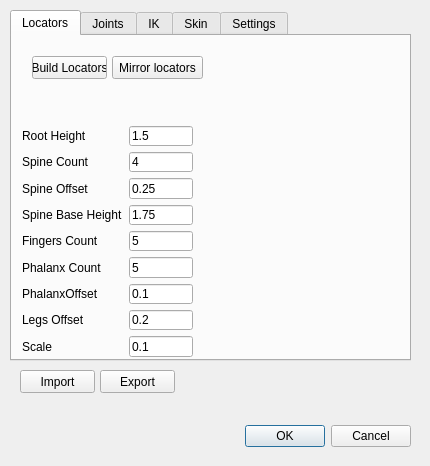
<?xml version="1.0" encoding="UTF-8"?>
<ui version="4.0">
 <class>Dialog</class>
 <widget class="QDialog" name="Dialog">
  <property name="geometry">
   <rect>
    <x>0</x>
    <y>0</y>
    <width>430</width>
    <height>466</height>
   </rect>
  </property>
  <property name="windowTitle">
   <string>Rigging Toolkit</string>
  </property>
  <widget class="QDialogButtonBox" name="buttonBox">
   <property name="geometry">
    <rect>
     <x>70</x>
     <y>420</y>
     <width>341</width>
     <height>32</height>
    </rect>
   </property>
   <property name="orientation">
    <enum>Qt::Horizontal</enum>
   </property>
   <property name="standardButtons">
    <set>QDialogButtonBox::Cancel|QDialogButtonBox::Ok</set>
   </property>
  </widget>
  <widget class="QTabWidget" name="tabWidget">
   <property name="geometry">
    <rect>
     <x>10</x>
     <y>10</y>
     <width>401</width>
     <height>351</height>
    </rect>
   </property>
   <property name="currentIndex">
    <number>0</number>
   </property>
   <widget class="QWidget" name="tab">
    <attribute name="title">
     <string>Locators</string>
    </attribute>
    <widget class="QPushButton" name="L_BuildLocators">
     <property name="geometry">
      <rect>
       <x>20</x>
       <y>20</y>
       <width>75</width>
       <height>23</height>
      </rect>
     </property>
     <property name="text">
      <string>Build Locators</string>
     </property>
    </widget>
    <widget class="QWidget" name="formLayoutWidget_2">
     <property name="geometry">
      <rect>
       <x>10</x>
       <y>90</y>
       <width>171</width>
       <height>231</height>
      </rect>
     </property>
     <layout class="QFormLayout" name="formLayout_2">
      <item row="0" column="0">
       <widget class="QLabel" name="rootHeightLabel">
        <property name="text">
         <string>Root Height</string>
        </property>
       </widget>
      </item>
      <item row="0" column="1">
       <widget class="QLineEdit" name="rootHeightLineEdit">
        <property name="text">
         <string>1.5</string>
        </property>
       </widget>
      </item>
      <item row="1" column="0">
       <widget class="QLabel" name="spineCountLabel">
        <property name="text">
         <string>Spine Count</string>
        </property>
       </widget>
      </item>
      <item row="1" column="1">
       <widget class="QLineEdit" name="spineCountLineEdit">
        <property name="text">
         <string>4</string>
        </property>
       </widget>
      </item>
      <item row="2" column="0">
       <widget class="QLabel" name="spineOffsetLabel">
        <property name="text">
         <string>Spine Offset</string>
        </property>
       </widget>
      </item>
      <item row="2" column="1">
       <widget class="QLineEdit" name="spineOffsetLineEdit">
        <property name="text">
         <string>0.25</string>
        </property>
       </widget>
      </item>
      <item row="3" column="0">
       <widget class="QLabel" name="spineBaseHeightLabel">
        <property name="text">
         <string>Spine Base Height</string>
        </property>
       </widget>
      </item>
      <item row="3" column="1">
       <widget class="QLineEdit" name="spineBaseHeightLineEdit">
        <property name="text">
         <string>1.75</string>
        </property>
       </widget>
      </item>
      <item row="4" column="0">
       <widget class="QLabel" name="fingersCountLabel">
        <property name="text">
         <string>Fingers Count</string>
        </property>
       </widget>
      </item>
      <item row="4" column="1">
       <widget class="QLineEdit" name="fingersCountLineEdit">
        <property name="text">
         <string>5</string>
        </property>
       </widget>
      </item>
      <item row="5" column="0">
       <widget class="QLabel" name="phalanxCountLabel">
        <property name="text">
         <string>Phalanx Count</string>
        </property>
       </widget>
      </item>
      <item row="5" column="1">
       <widget class="QLineEdit" name="phalanxCountLineEdit">
        <property name="text">
         <string>5</string>
        </property>
       </widget>
      </item>
      <item row="6" column="0">
       <widget class="QLabel" name="phalanxOffsetLabel">
        <property name="text">
         <string>PhalanxOffset</string>
        </property>
       </widget>
      </item>
      <item row="6" column="1">
       <widget class="QLineEdit" name="phalanxOffsetLineEdit">
        <property name="text">
         <string>0.1</string>
        </property>
       </widget>
      </item>
      <item row="7" column="0">
       <widget class="QLabel" name="legsOffsetLabel">
        <property name="text">
         <string>Legs Offset</string>
        </property>
       </widget>
      </item>
      <item row="7" column="1">
       <widget class="QLineEdit" name="legsOffsetLineEdit">
        <property name="text">
         <string>0.2</string>
        </property>
       </widget>
      </item>
      <item row="8" column="0">
       <widget class="QLabel" name="scaleLabel">
        <property name="text">
         <string>Scale</string>
        </property>
       </widget>
      </item>
      <item row="8" column="1">
       <widget class="QLineEdit" name="scaleLineEdit">
        <property name="text">
         <string>0.1</string>
        </property>
       </widget>
      </item>
     </layout>
    </widget>
    <widget class="QPushButton" name="L_MirrorLocators">
     <property name="geometry">
      <rect>
       <x>100</x>
       <y>20</y>
       <width>91</width>
       <height>23</height>
      </rect>
     </property>
     <property name="text">
      <string>Mirror locators</string>
     </property>
    </widget>
   </widget>
   <widget class="QWidget" name="tab_2">
    <attribute name="title">
     <string>Joints</string>
    </attribute>
    <widget class="QPushButton" name="J_GenerateJoints">
     <property name="geometry">
      <rect>
       <x>20</x>
       <y>20</y>
       <width>101</width>
       <height>23</height>
      </rect>
     </property>
     <property name="text">
      <string>Generate Joints</string>
     </property>
    </widget>
    <widget class="QPushButton" name="J_OrientJoints">
     <property name="geometry">
      <rect>
       <x>20</x>
       <y>50</y>
       <width>101</width>
       <height>23</height>
      </rect>
     </property>
     <property name="text">
      <string>Orient Joints</string>
     </property>
    </widget>
    <widget class="QWidget" name="formLayoutWidget_3">
     <property name="geometry">
      <rect>
       <x>19</x>
       <y>90</y>
       <width>151</width>
       <height>221</height>
      </rect>
     </property>
     <layout class="QFormLayout" name="formLayout_3">
      <item row="0" column="0">
       <widget class="QLabel" name="rigNameLabel">
        <property name="text">
         <string>Rig Name</string>
        </property>
       </widget>
      </item>
      <item row="0" column="1">
       <widget class="QLineEdit" name="rigNameLineEdit">
        <property name="text">
         <string>BaseJointRig</string>
        </property>
       </widget>
      </item>
     </layout>
    </widget>
   </widget>
   <widget class="QWidget" name="zd">
    <attribute name="title">
     <string>IK</string>
    </attribute>
    <widget class="QComboBox" name="comboBox">
     <property name="geometry">
      <rect>
       <x>20</x>
       <y>30</y>
       <width>69</width>
       <height>22</height>
      </rect>
     </property>
     <item>
      <property name="text">
       <string>ikRPsolver </string>
      </property>
     </item>
     <item>
      <property name="text">
       <string>ikSCsolver</string>
      </property>
     </item>
     <item>
      <property name="text">
       <string>ikSplineSolver</string>
      </property>
     </item>
    </widget>
    <widget class="QWidget" name="formLayoutWidget">
     <property name="geometry">
      <rect>
       <x>20</x>
       <y>60</y>
       <width>160</width>
       <height>54</height>
      </rect>
     </property>
     <layout class="QFormLayout" name="formLayout">
      <item row="0" column="0">
       <widget class="QPushButton" name="IK_FromJoint">
        <property name="text">
         <string>From Joint</string>
        </property>
       </widget>
      </item>
      <item row="0" column="1">
       <widget class="QLineEdit" name="FromJointlineEdit"/>
      </item>
      <item row="1" column="0">
       <widget class="QPushButton" name="IK_ToJoint">
        <property name="text">
         <string>To Joint</string>
        </property>
       </widget>
      </item>
      <item row="1" column="1">
       <widget class="QLineEdit" name="ToJointlineEdit"/>
      </item>
     </layout>
    </widget>
    <widget class="QTextEdit" name="textEdit">
     <property name="geometry">
      <rect>
       <x>20</x>
       <y>180</y>
       <width>311</width>
       <height>131</height>
      </rect>
     </property>
    </widget>
    <widget class="QPushButton" name="pushButton_9">
     <property name="geometry">
      <rect>
       <x>20</x>
       <y>140</y>
       <width>75</width>
       <height>23</height>
      </rect>
     </property>
     <property name="text">
      <string>Add Handle</string>
     </property>
    </widget>
   </widget>
   <widget class="QWidget" name="tab_4">
    <attribute name="title">
     <string>Skin</string>
    </attribute>
   </widget>
   <widget class="QWidget" name="tab_3">
    <attribute name="title">
     <string>Settings</string>
    </attribute>
    <widget class="QWidget" name="formLayoutWidget_4">
     <property name="geometry">
      <rect>
       <x>20</x>
       <y>30</y>
       <width>211</width>
       <height>271</height>
      </rect>
     </property>
     <layout class="QFormLayout" name="formLayout_4">
      <item row="0" column="0">
       <widget class="QLabel" name="locatorsGroupNameLabel">
        <property name="text">
         <string>Locators Group Name</string>
        </property>
       </widget>
      </item>
      <item row="0" column="1">
       <widget class="QLineEdit" name="locatorsGroupNameLineEdit">
        <property name="text">
         <string>Locators</string>
        </property>
       </widget>
      </item>
     </layout>
    </widget>
   </widget>
  </widget>
  <widget class="QPushButton" name="G_ImportButton">
   <property name="geometry">
    <rect>
     <x>20</x>
     <y>370</y>
     <width>75</width>
     <height>23</height>
    </rect>
   </property>
   <property name="text">
    <string>Import</string>
   </property>
  </widget>
  <widget class="QPushButton" name="G_ExportButton">
   <property name="geometry">
    <rect>
     <x>100</x>
     <y>370</y>
     <width>75</width>
     <height>23</height>
    </rect>
   </property>
   <property name="text">
    <string>Export</string>
   </property>
  </widget>
 </widget>
 <resources/>
 <connections>
  <connection>
   <sender>buttonBox</sender>
   <signal>accepted()</signal>
   <receiver>Dialog</receiver>
   <slot>accept()</slot>
   <hints>
    <hint type="sourcelabel">
     <x>248</x>
     <y>254</y>
    </hint>
    <hint type="destinationlabel">
     <x>157</x>
     <y>274</y>
    </hint>
   </hints>
  </connection>
  <connection>
   <sender>buttonBox</sender>
   <signal>rejected()</signal>
   <receiver>Dialog</receiver>
   <slot>reject()</slot>
   <hints>
    <hint type="sourcelabel">
     <x>316</x>
     <y>260</y>
    </hint>
    <hint type="destinationlabel">
     <x>286</x>
     <y>274</y>
    </hint>
   </hints>
  </connection>
 </connections>
</ui>
